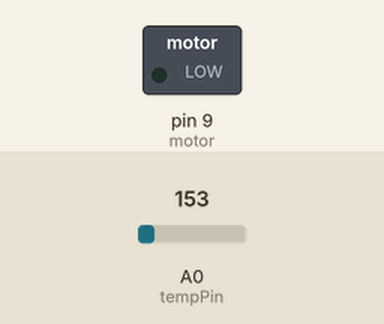
Simulated run of this sketch. Board: Arduino Uno, built with avr-gcc and run on an emulated ATmega328P. Shown: switched loads named in the sketch (green lamp = pin HIGH). The test bench sets the inputs (shaded band); at power-on: A0 (tempPin) = 153.

Above: at 1.3 s.
1.4 s: A0 (tempPin) set to 176
At 2.3 s:
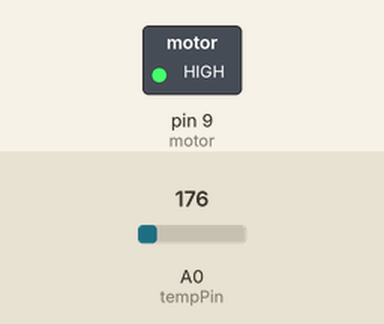
3.0 s: A0 (tempPin) set to 133
At 3.5 s:
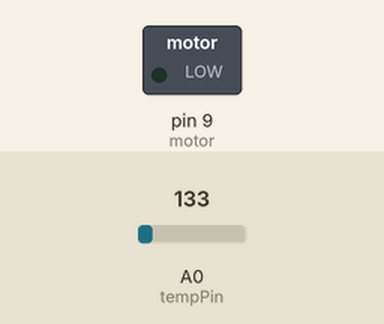
4.5 s: A0 (tempPin) set to 165
At 5.8 s:
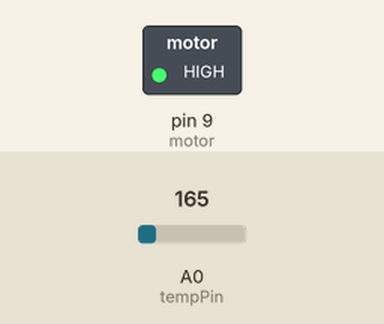
Timing chart, 0 to 7.5 s (numbered marks = the images above; inputs shaded):
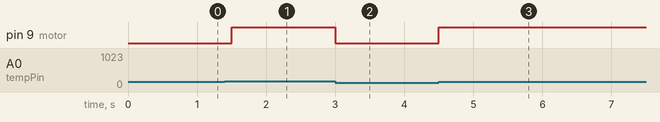

Measured:
- the behaviour switches between 163 and 164 on A0 (tempPin) (found by bisection; images 0 and 1)
- after the input at 1.4 s, pin 9 (motor): LOW → HIGH after 0.10 s
- after the input at 3.0 s, pin 9 (motor): HIGH → LOW at once
- after the input at 4.5 s, pin 9 (motor): LOW → HIGH at once

The sketch:

code.ino
```cpp
int tempPin = A0;
int motor = 9;

void setup() {
  pinMode(motor, OUTPUT);
}

void loop() {
  int value = analogRead(tempPin);
  float voltage = value * 5.0 / 1023.0;
  float temp = (voltage - 0.5) * 100;

  if (temp > 30)
    digitalWrite(motor, HIGH);
  else
    digitalWrite(motor, LOW);

  delay(500);
}
```
